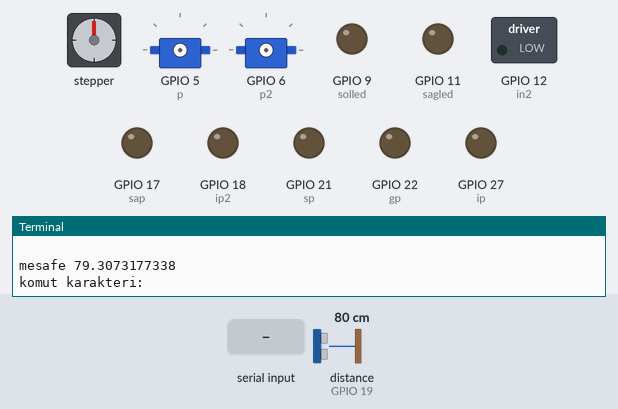
Recording of a program running on a simulated Raspberry Pi (BCM pin numbers). On the bench: stepper motor, 2 × servo, switched loads named in the program (green lamp = pin HIGH), output pins drawn as LEDs (lit = HIGH), the last lines printed to the terminal. The inputs (shaded band) are chosen by the test bench; at power-on: distance to the obstacle (sensor on GPIO 19) 80 cm. The echo pulse lasts 58.3 µs per cm; sound played through the audio output is not drawn and takes no time; the stepper is drawn at 2048 steps a turn; servo angles are drawn from the pulse width (0.5 ms = 0°, 2.5 ms = 180°); the clock reads 2024-03-15 10:24:30 at power-on unless the program sets it; pins used as bus, display or sensor lines are not drawn.

Above: at 4.2 s.
4.3 s: "3" typed at the terminal, then Enter
At 4.49 s:
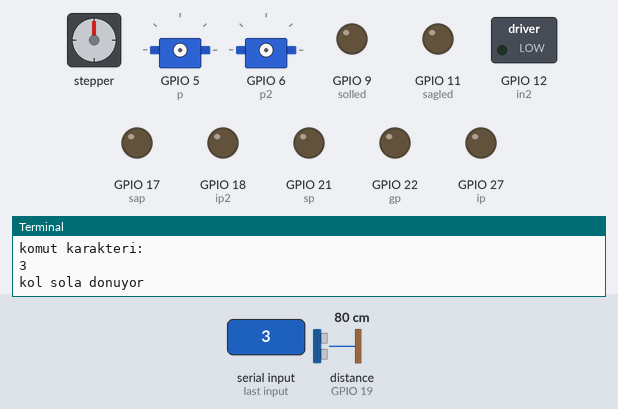
6.3 s: "w" typed at the terminal, then Enter
At 7.7 s:
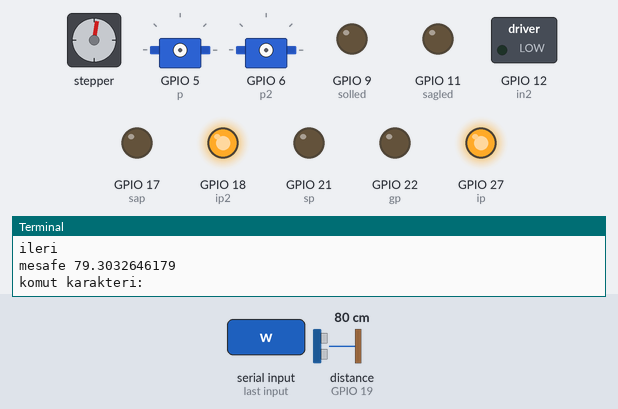
8.0 s: "d" typed at the terminal, then Enter
At 9.0 s:
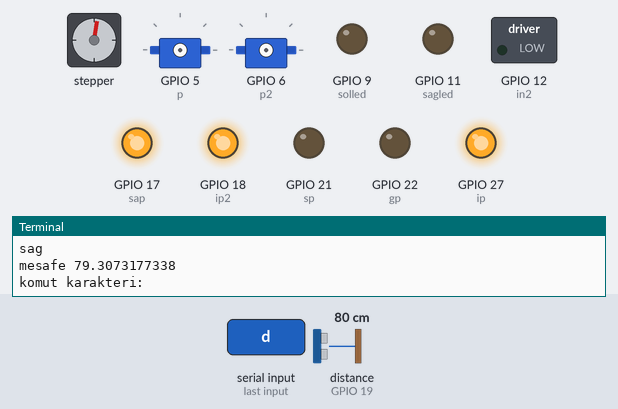
9.7 s: "s" typed at the terminal, then Enter
At 10.3 s:
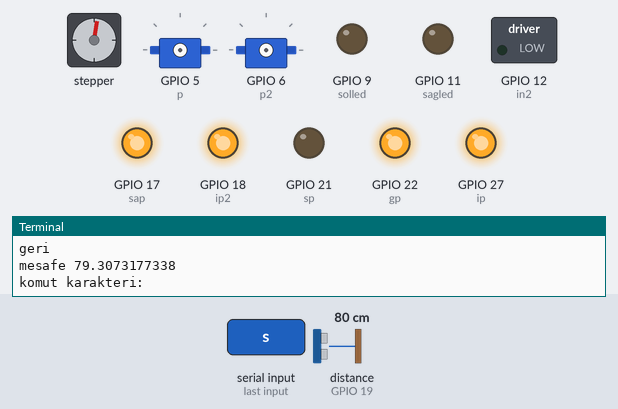
11.4 s: "j" typed at the terminal, then Enter
13.6 s: "u" typed at the terminal, then Enter
At 15.0 s:
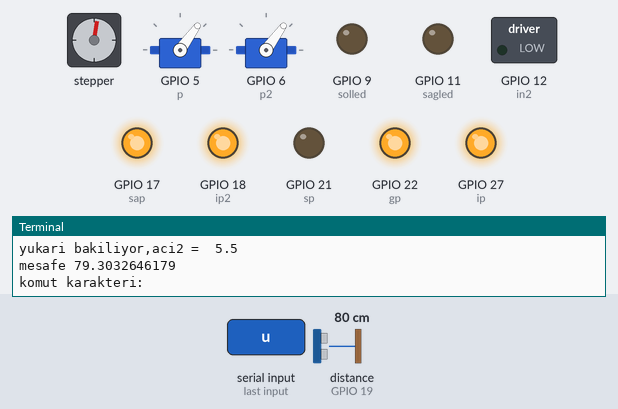
Timing chart, 0 to 16.1 s (numbered marks = the images above; inputs shaded):
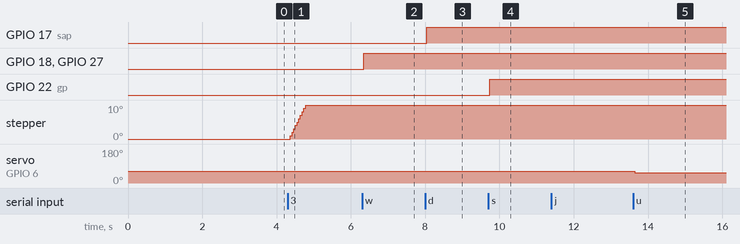

Measured:
- after the input at 4.3 s, stepper: turns 10° clockwise in 0.41 s, starting after 0.07 s
- after the input at 6.3 s, GPIO 18 (ip2), GPIO 27 (ip): LOW → HIGH after 0.05 s
- after the input at 8.0 s, GPIO 17 (sap): LOW → HIGH after 0.05 s
- after the input at 9.7 s, GPIO 22 (gp): LOW → HIGH after 0.05 s
- after the input at 13.6 s, servo on GPIO 6 (p2): 63° → 54° after 0.05 s

The program:

hareket.py
```python
import RPi.GPIO as gpio
import os
import time
from mesafe import distance

motorhizi = 1

aci2 = aci3 = aci4 = 6
aci = 5.5

in4 = 26
in3 = 4
in2 = 12
in1 = 8

solled = 9
sagled = 11

gpio.setwarnings(False)

def init():
    gpio.setwarnings(False)
    gpio.setmode(gpio.BCM)
    gpio.setup(27,gpio.OUT)
    gpio.setup(17,gpio.OUT)
    gpio.setup(18,gpio.OUT)
    gpio.setup(22,gpio.OUT)
    gpio.setup(in4,gpio.OUT)
    gpio.setup(in3,gpio.OUT)
    gpio.setup(in2,gpio.OUT)
    gpio.setup(in1,gpio.OUT)
    gpio.setup(21,gpio.OUT)
    gpio.setup(solled,gpio.OUT)
    gpio.setup(sagled,gpio.OUT)
    gpio.setup(23,gpio.IN)
    gpio.setup(24,gpio.IN)
    gpio.output(27,0)
    gpio.output(17,0)
    gpio.output(18,0)
    gpio.output(22,0)
    gpio.output(in4,0)
    gpio.output(in3,0)
    gpio.output(in2,0)
    gpio.output(in1,0)
    gpio.output(21,0)
    gpio.output(solled,0)
    gpio.output(sagled,0)

def ileri(tf,ff):
    init()
    gpio.output(22,0)
    gpio.output(17,0)
    ip = gpio.PWM(27,50)
    ip2 = gpio.PWM(18,50)
    ip.start(ff)
    ip2.start(ff)
    tf = float(tf)
    tf = tf / motorhizi
    time.sleep(tf)
    gpio.cleanup()

def geri(tf,ff):
    init()
    gpio.output(18,0)
    gpio.output(27,0)
    gp = gpio.PWM(22,50)
    gp2 = gpio.PWM(17,50)
    gp.start(ff)
    gp2.start(ff)
    tf = float(tf)
    tf = tf / motorhizi
    time.sleep(tf)
    gpio.cleanup()

def sol(tf,ff):
    init()
    gpio.output(17,0)
    gpio.output(27,0)
    sp = gpio.PWM(22,50)
    sp2 = gpio.PWM(18,50)
    sp.start(ff)
    sp2.start(ff)
    tf = float(tf)
    tf = tf / motorhizi
    time.sleep(tf)
    gpio.cleanup()

def sag(tf,ff):
    init()
    gpio.output(22,0)
    gpio.output(18,0)
    sap = gpio.PWM(17,50)
    sap2 = gpio.PWM(27,50)
    sap.start(ff)
    sap2.start(ff)
    tf = float(tf)
    tf = tf / motorhizi
    time.sleep(tf)
    gpio.cleanup()

def dur():
    init()
    gpio.output(22,0)
    gpio.output(17,0)
    gpio.output(18,0)
    gpio.output(27,0)
    gpio.cleanup()

def adim1(tf,y):
    init()
    if (y == 1): # sol
        gpio.output(in1,1)
        gpio.output(in2,0)
        gpio.output(in3,0)
        gpio.output(in4,0)
    if (y == 0): # sag
        gpio.output(in1,0)
        gpio.output(in2,0)
        gpio.output(in3,0)
        gpio.output(in4,1)
    time.sleep(tf)
    gpio.cleanup()

def adim2(tf,y):
    init()
    if (y == 1): # sol
        gpio.output(in1,0)
        gpio.output(in2,1)
        gpio.output(in3,0)
        gpio.output(in4,0)
    if (y == 0): # sag
        gpio.output(in1,0)
        gpio.output(in2,0)
        gpio.output(in3,1)
        gpio.output(in4,0)
    time.sleep(tf)
    gpio.cleanup()

def adim3(tf,y):
    init()
    if (y == 1): # sol
        gpio.output(in1,0)
        gpio.output(in2,0)
        gpio.output(in3,1)
        gpio.output(in4,0)
    if (y == 0): # sag
        gpio.output(in1,0)
        gpio.output(in2,1)
        gpio.output(in3,0)
        gpio.output(in4,0)
    time.sleep(tf)
    gpio.cleanup()

def adim4(tf,y):
    init()
    if (y == 1): # sol
        gpio.output(in1,0)
        gpio.output(in2,0)
        gpio.output(in3,0)
        gpio.output(in4,1)
    if (y == 0): # sag
        gpio.output(in1,1)
        gpio.output(in2,0)
        gpio.output(in3,0)
        gpio.output(in4,0)
    time.sleep(tf)
    gpio.cleanup()

def stepper(tf,ff,yf):
    ff = float(ff)
    ff = ff / 1000
    if (yf == 0): # sag
        for i in range(0,tf):
            adim1(ff,0)
            adim2(ff,0)
            adim3(ff,0)
            adim4(ff,0)
    if (yf == 1): # sol
        for i in range(0,tf):
            adim1(ff,1)
            adim2(ff,1)
            adim3(ff,1)
            adim4(ff,1)

def servo(tf):
    gpio.setmode(gpio.BCM)
    gpio.setup(5,gpio.OUT)
    p = gpio.PWM(5,50)
    p.start(5.5)
    p.ChangeDutyCycle(tf)
    time.sleep(0.7)
    gpio.cleanup()

def servo2(tf):
    gpio.setmode(gpio.BCM)
    gpio.setup(6,gpio.OUT)
    p2 = gpio.PWM(6,50)
    p2.start(6)
    p2.ChangeDutyCycle(tf)
    time.sleep(0.7)
    gpio.cleanup()

def servo3(tf):
    gpio.setmode(gpio.BCM)
    gpio.setup(20,gpio.OUT)
    p3 = gpio.PWM(20,50)
    p3.start(6)
    p3.ChangeDutyCycle(tf)
    time.sleep(0.7)
    gpio.cleanup()

def servo4(tf):
    gpio.setmode(gpio.BCM)
    gpio.setup(16,gpio.OUT)
    p3 = gpio.PWM(16,50)
    p3.start(6)
    p3.ChangeDutyCycle(tf)
    time.sleep(0.7)
    gpio.cleanup()

def ses(tf,ff):
    init()
    sp = gpio.PWM(21,ff)
    sp.start(70)
    time.sleep(tf)
    gpio.cleanup()

def led(ff,tf,sf):
    init()
    sp = gpio.PWM(solled,500)
    sap = gpio.PWM(sagled,500)
    if (sf == 0):
        sp.start(ff)
        time.sleep(tf)
        gpio.cleanup()
    elif (sf == 1):
        sap.start(ff)
        time.sleep(tf)
        gpio.cleanup()
    elif (sf == 2):
        sp.start(ff)
        sap.start(ff)
        time.sleep(tf)
        gpio.cleanup()

print ("hosgeldiniz")
print ("          ")
time.sleep(1)
print ("komut karakterlerinin anlamlari:")
print ("w: ileri git")
print ("s: geri git")
print ("a: sola don")
print ("d: saga don")
print ("j: kafayi duz konuma getir")
print ("u: kafayi yukari kaldir")
print ("n: kafayi asagi indir")
print ("h: kafayi sola cevir")
print ("k: kafayi saga cevir")
print ("3: kolu sola cevir")
print ("4: kolu saga cevir")
print ("r: kolu kaldir")
print ("f: kolu indir")
print ("z: tutacagi ac")
print ("x: tutacagi kapat")
print ("b: fren yap(dur)")
print ("c: programdan cikis")
print ("t: hayir ifadesi")
print ("y: evet ifadesi")
print ("g: uzgun ifade")
print ("o: ses")
print ("v: led")
print ("        ")
time.sleep(2)
os.system("aplay -vv Turret_active.wav &")

def cizgi(): #sure kisitlamali
    int = 0
    for int in range(1,200):
        init()
        if (gpio.input(23) == 0 and gpio.input(24) == 0):
            ileri(0.1,100)
        elif (gpio.input(23) == 1 and gpio.input(24) == 0):
            sol(0.1,100)
        elif (gpio.input(22) == 0 and gpio.input(24) == 1):
            sag(0.1,100)
        else:
            dur()
    dur()
    main()

def main():
    aci2 = aci3 = aci4 = 6
    aci = 5.5
    while (True):
        dis = distance('cm')
        print 'mesafe',dis
        y = raw_input("komut karakteri:")
        time.sleep(0.03)
        if (y == "w"):
#	    y = input("hiz(0-100): ")
            print ("ileri")
            os.system("aplay -vv Turret_deploy.wav &")
            ileri(0.2,100)
        elif (y == "s"):
#	y = input("hiz(0-100): ")
            print ("geri")
            os.system("aplay -vv Turret_deploy.wav &")
            geri(0.2,100)
        elif (y == "d"):
#	    y = input("hiz(0-100): ")
            print ("sag")
            os.system("aplay -vv Turret_deploy.wav &")
            sag(0.2,100)
        elif (y == "a"):
#	    y = input("hiz(0-100): ")
            print ("sol")
            os.system("aplay -vv Turret_deploy.wav &")
            sol(0.2,100)
        elif (y == "q"):
            os.system("aplay -vv Turret_turret_deploy_2.wav &")
	    cizgi()
        elif (y == "c"):
            print ("hoscakal")
            os.system("aplay -vv Turret_die.wav &")
            break
        elif (y == "j"):
            print ("duz bakiliyor aci = 5.5  aci2 =6")
            os.system("aplay -vv Turret_turret_active_2.wav &")
            servo(5.5)
            servo2(6)
            aci = 5.5
            aci2 = 6
        elif (y == "n"):
            aci2 = aci2 + 0.5
            print 'asagi bakiliyor,aci2 = ',aci2
            os.system("aplay -vv Turret_ping.wav $")
            servo2(aci2)
        elif (y == "u"):
            aci2 = aci2 - 0.5
            print 'yukari bakiliyor,aci2 = ',aci2
            os.system("aplay -vv Turret_ping.wav $")
            servo2(aci2)
        elif (y == "h"):
            aci = aci + 0.5
            print 'sola bakiliyor,aci = ',aci
            os.system("aplay -vv Turret_ping.wav $")
            servo(aci)
        elif (y == "k"):
            aci = aci - 0.5
            print 'saga bakiliyor,aci = ',aci
            os.system("aplay -vv Turret_ping.wav $")
            servo(aci)
        elif (y == "3"):
            print 'kol sola donuyor'
            os.system("aplay -vv Turret_ping.wav $")
            stepper(30,3,1)
        elif (y == "4"):
            print 'kol saga donuyor'
            os.system("aplay -vv Turret_ping.wav $")
            stepper(30,3,0)
        elif (y == "r"):
            aci3 = aci3 + 0.5
            print 'kol yukari,aci = ',aci3
            os.system("aplay -vv Turret_ping.wav $")
            servo3(aci3)
        elif (y == "f"):
            aci3 = aci3 - 0.5
            print 'kol asagi,aci = ',aci3
            os.system("aplay -vv Turret_ping.wav $")
            servo3(aci3)
        elif (y == "z"):
	    aci4 = aci4 + 0.5
       	    print 'tutacak aciliyor,aci = ',aci4
            os.system("aplay -vv Turret_ping.wav $")
	    servo4(aci4)
        elif (y == "x"):
            aci4 = aci4 - 0.5
            print 'tutacak kapatiliyor,aci = ',aci4
            os.system("aplay -vv Turret_ping.wav $")
            servo4(aci4)
        elif (y == "b"):
            print ("fren yapiliyor")
            os.system("aplay -vv Turret_retract.wav &")
            dur()
        elif (y == "y"):
            print ("evet ifade ediliyor")
            os.system("aplay -vv Turret_turret_shotat_1.wav &")
	    servo2(6)
	    servo2(5)
	    servo2(6)
        elif (y == "t"):
	    print ("hayir ifade ediliyor")
            os.system("aplay -vv Turret_turret_search_2.wav &")
	    servo(6)
	    servo(5)
	    servo(7)
	    servo(6)
        elif (y == "g"):
	    print ("  :(  ")
            os.system("aplay -vv Turret_turret_tipped_4.wav &")
	    servo2(6.6)
	    servo(5.5)
	    servo(6.5)
	    servo(5.5)
	    servo(6.5)
	    servo(5.5)
	    servo(6.5)
	    servo2(6)
	    servo(5.5)
        elif (y == "o"):
#      	    y = input("sesfrekansi: ")
            print ("ses cikariliyor")
            ses(1,666)
        elif (y == "v"):
            led(100,0.5,0)
            time.sleep(0.1)
            led(100,0.5,1)
            time.sleep(0.1)
            led(100,0.5,2)
        else:
            print ("anlamadim tekrar dene")
            os.system("aplay -vv Turret_sp_sabotage_factory_good_fail03.wav &")
            dur()
            pass

main()
```

mesafe.py
```python
import RPi.GPIO as gpio
import time

def distance(measure='cm'):
    gpio.setmode(gpio.BCM)
    trig = 13
    echo = 19
    gpio.setup(trig,gpio.OUT)
    gpio.output(trig,0)
    gpio.setup(echo,gpio.IN)

    time.sleep(0.01)

    gpio.output(trig,1)
    time.sleep(0.00001)
    gpio.output(trig,0)

    while gpio.input(echo) == 0:
            pass
    start = time.time()

    while gpio.input(echo) == 1:
            pass
    stop = time.time()

    distance = (stop - start) * 17000

    gpio.cleanup()
    return distance

#print (distance('cm'))
```
